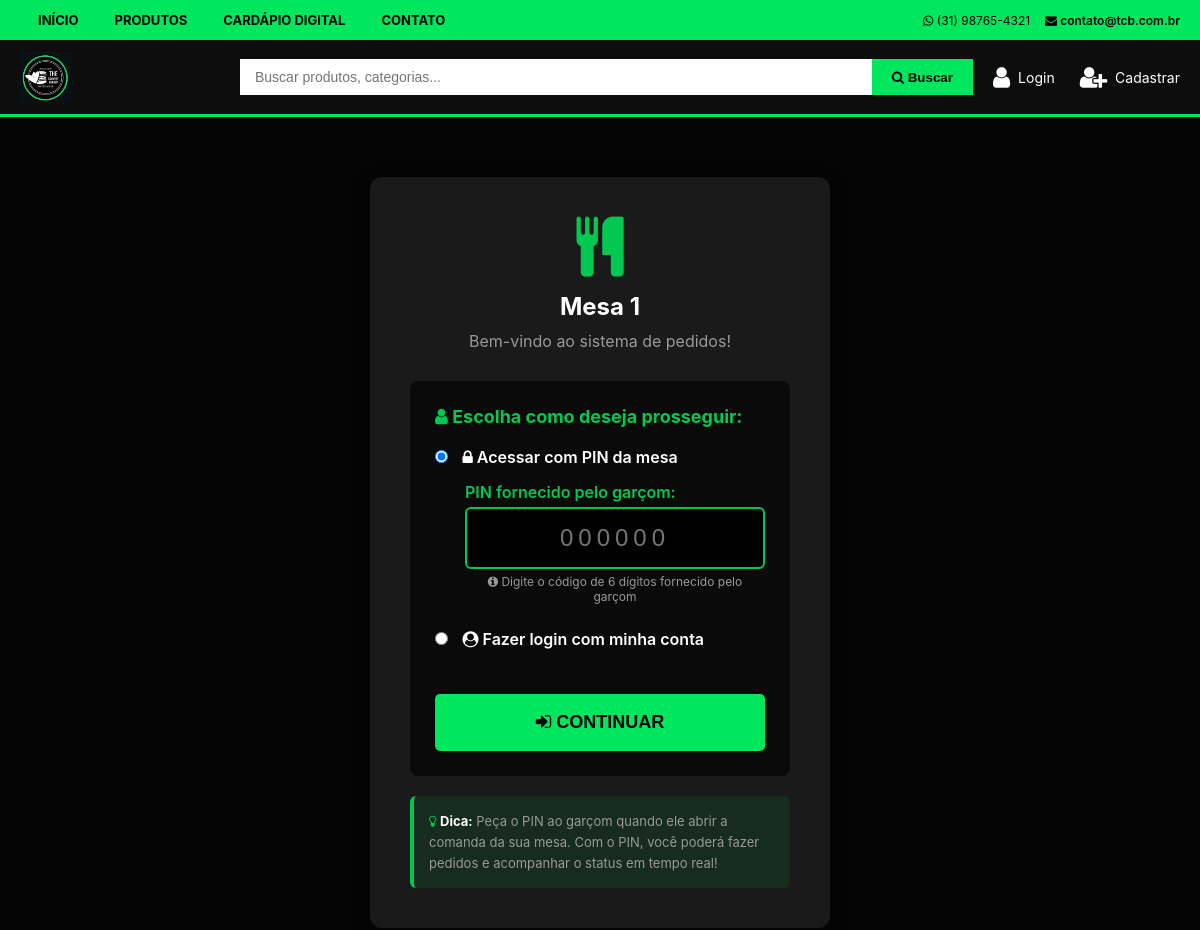
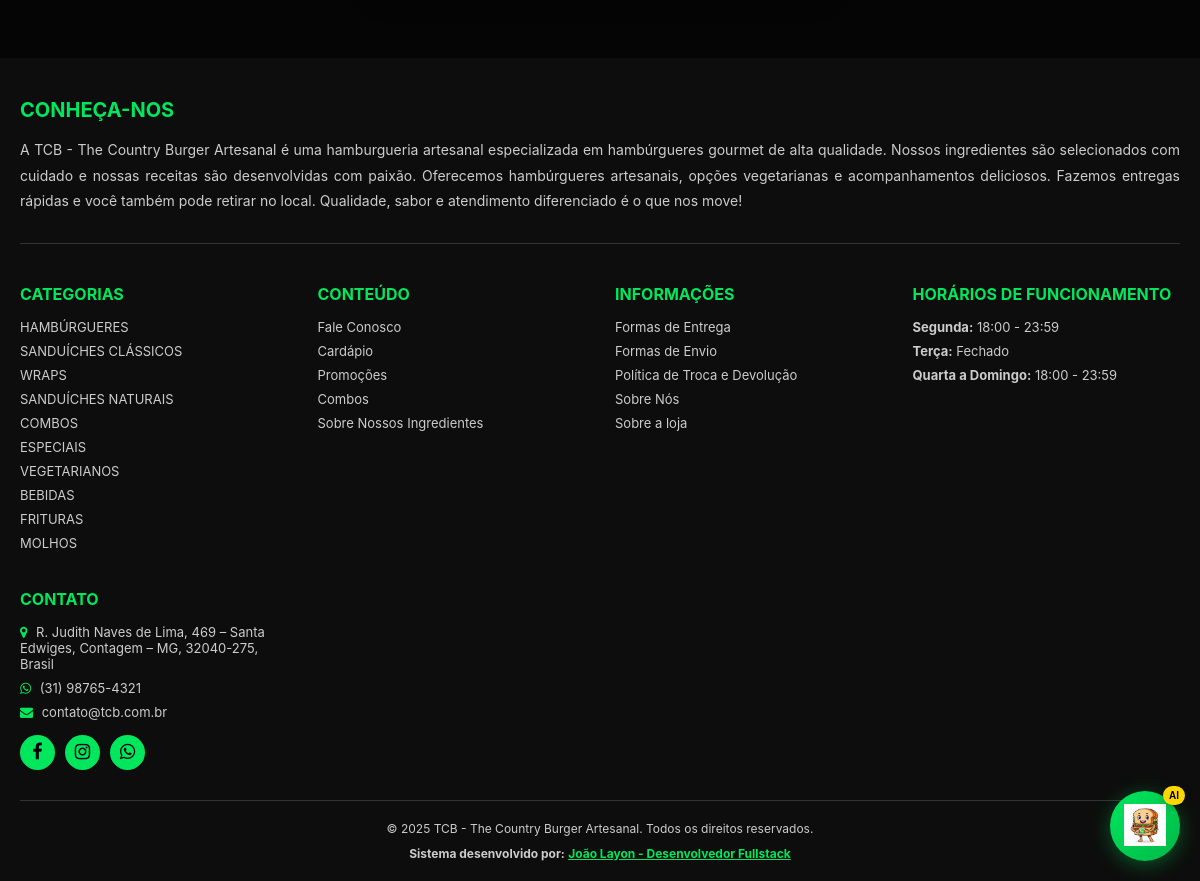
The app's page /mesa/1 with its own data (2 pictures, top to bottom).
### app/models.py (models this page shows, shortened)
class Table(db.Model):
    id = db.Column(db.Integer, primary_key=True)
    table_number = db.Column(db.String(20), unique=True, nullable=False)
    capacity = db.Column(db.Integer, default=4)
    status = db.Column(db.String(20), default='available')
    current_order_id = db.Column(db.Integer, db.ForeignKey('order.id'), nullable=True)
    opened_at = db.Column(db.DateTime, nullable=True)
    waiter_id = db.Column(db.Integer, db.ForeignKey('user.id'), nullable=True)
    qr_code_url = db.Column(db.String(500), nullable=True)
    access_pin = db.Column(db.String(4), nullable=True)
    created_at = db.Column(db.DateTime, default=utcnow_brasilia)
    waiter = db.relationship('User', foreign_keys=[waiter_id])
    current_order = db.relationship('Order', foreign_keys=[current_order_id], post_update=True)

class Category(db.Model):
    id = db.Column(db.Integer, primary_key=True)
    name = db.Column(db.String(100), nullable=False, unique=True)
    description = db.Column(db.Text)
    image_url = db.Column(db.String(500))
    created_at = db.Column(db.DateTime, default=utcnow_brasilia)
    products = db.relationship('Product', backref='category', lazy=True)

### app/routes/table_menu.py (the view)
@table_menu_bp.route('/mesa/<table_number>')
def table_access(table_number):
    table = Table.query.filter_by(table_number=table_number).first()
    if not table:
        flash('Mesa não encontrada.', 'danger')
        return redirect(url_for('main.index'))
    return render_template('table_menu/table_access.html', table=table)

### app/models.py (called while the page is built)
    @staticmethod
    def get_setting(key, default=None):
        setting = StoreSettings.query.filter_by(setting_key=key).first()
        return setting.setting_value if setting else default

### app/templates/table_menu/table_access.html (shortened to what this page needs)
{% extends "base.html" %}
{% block content %}
<div class="content_section" style="max-width: 500px; margin: 40px auto; padding: 20px;">
    <div style="background: #1a1a1a; padding: 40px; border-radius: 12px; box-shadow: 0 4px 20px rgba(0,0,0,0.3);">
        <div style="text-align: center; margin-bottom: 30px;">
            <i class="fa fa-cutlery" style="font-size: 60px; color: #00C851; margin-bottom: 15px;"></i>
            <h2 style="color: #fff; margin: 0;">Mesa {{ table.table_number }}</h2>
            <p style="color: #999; margin-top: 10px;">Bem-vindo ao sistema de pedidos!</p>
        </div>
        <div style="background: #0a0a0a; padding: 25px; border-radius: 8px; margin-bottom: 20px;">
            <h3 style="color: #00C851; margin-top: 0; margin-bottom: 20px; font-size: 18px;">
                <i class="fa fa-user"></i> Escolha como deseja prosseguir:
            </h3>
            <form method="POST" action="{{ url_for('table_menu.table_auth') }}" id="authForm">
                <div style="margin-bottom: 25px;">
                    <label style="display: block; margin-bottom: 15px;">
                        <input type="radio" name="auth_method" value="pin" checked style="margin-right: 10px;">
                        <span style="color: #fff; font-weight: 600;">
                            <i class="fa fa-lock"></i> Acessar com PIN da mesa
                        </span>
                    </label>
                    <div id="pinFields" style="margin-left: 30px; margin-top: 15px;">
                        <div style="margin-bottom: 15px;">
                            <label for="pin" style="display: block; margin-bottom: 5px; color: #00C851; font-weight: 600;">
                                PIN fornecido pelo garçom:
                            </label>
                            <input
                                type="text"
                                id="pin"
                                name="pin"
                                maxlength="6"
                                pattern="[0-9]{6}"
                                placeholder="000000"
                                style="width: 100%; padding: 15px; font-size: 24px; text-align: center; border: 2px solid #00C851; border-radius: 6px; background: #000; color: #fff; letter-spacing: 5px;"
                                required>
                            <p style="color: #999; font-size: 12px; margin-top: 5px; text-align: center;">
                                <i class="fa fa-info-circle"></i> Digite o código de 6 dígitos fornecido pelo garçom
                            </p>
                        </div>
                    </div>
                </div>
                <div style="margin-bottom: 25px;">
                    <label style="display: block; margin-bottom: 15px;">
                        <input type="radio" name="auth_method" value="login" style="margin-right: 10px;">
                        <span style="color: #fff; font-weight: 600;">
                            <i class="fa fa-user-circle"></i> Fazer login com minha conta
                        </span>
                    </label>
                </div>
                <button type="submit" class="btn_buy" style="width: 100%; padding: 18px; font-size: 18px; margin-top: 20px;">
                    <i class="fa fa-sign-in"></i> CONTINUAR
                </button>
            </form>
        </div>
        <div style="background: rgba(0, 200, 81, 0.1); padding: 15px; border-radius: 6px; border-left: 4px solid #00C851;">
            <p style="color: #999; margin: 0; font-size: 13px; line-height: 1.6;">
                <i class="fa fa-lightbulb-o" style="color: #00C851;"></i>
                <strong style="color: #fff;">Dica:</strong>
                Peça o PIN ao garçom quando ele abrir a comanda da sua mesa.
                Com o PIN, você poderá fazer pedidos e acompanhar o status em tempo real!
            </p>
        </div>
    </div>
</div>
{% endblock %}

### app/templates/base.html (shortened to what this page needs)
<!DOCTYPE html>
<html lang="pt-BR">
<head>
    <link rel="stylesheet" href="https://cdnjs.cloudflare.com/ajax/libs/font-awesome/4.7.0/css/font-awesome.min.css">
    <link rel="stylesheet" href="{{ url_for('static', filename='css/style.css') }}">
</head>
<body>
    <nav class="top_nav">
        <div class="top_nav_container">
            <ul class="top_nav_left">
                <li><a href="{{ url_for('main.index') }}">Início</a></li>
                <li><a href="{{ url_for('main.index') }}#produtos">Produtos</a></li>
                <li><a href="{{ url_for('digital_menu.index') }}">Cardápio Digital</a></li>
                <li><a href="#contato">Contato</a></li>
            </ul>
            <div class="top_nav_right">
                <span><i class="fa fa-whatsapp"></i> {{ store_settings.store_phone }}</span>
                <a href="mailto:{{ store_settings.store_email }}"><i class="fa fa-envelope"></i> {{ store_settings.store_email }}</a>
            </div>
        </div>
    </nav>
    <header class="header_main">
        <div class="header_main_container">
            <a href="{{ url_for('main.index') }}" class="logo">
                {% if store_settings.store_logo %}
                    <img src="{{ store_settings.store_logo }}" alt="{{ store_settings.store_name }}" style="height: 50px;">
                {% else %}
                    <h1 style="color: var(--color-red); font-size: 24px; font-weight: 700; margin: 0;">{{ store_settings.store_name }}</h1>
                {% endif %}
            </a>
            <form class="search-form" action="{{ url_for('main.search') }}" method="GET">
                <input type="text" name="q" class="search-input" placeholder="Buscar produtos, categorias..." value="{{ request.args.get('q', '') }}">
                <button type="submit" class="search-btn">
                    <i class="fa fa-search"></i> Buscar
                </button>
            </form>
            <div class="header_actions">
                {% if current_user.is_authenticated %}
                    {% if current_user.is_admin %}
                        <a href="{{ url_for('admin.dashboard') }}" class="header_action" style="color: #FFD700;">
                            <i class="fa fa-user-secret"></i>
                            <span>Admin</span>
                        </a>
                    {% endif %}
                    <a href="{{ url_for('cart.view_cart') }}" class="header_action">
                        <i class="fa fa-shopping-cart"></i>
                        <span>Carrinho</span>
                    </a>
                    <a href="{{ url_for('cart.my_orders') }}" class="header_action">
                        <i class="fa fa-list"></i>
                        <span>Pedidos</span>
                    </a>
                    <a href="{{ url_for('auth.change_password') }}" class="header_action">
                        <i class="fa fa-lock"></i>
                        <span>Senha</span>
                    </a>
                    <a href="{{ url_for('auth.logout') }}" class="header_action">
                        <i class="fa fa-sign-out"></i>
                        <span>Sair</span>
                    </a>
                {% else %}
                    <a href="{{ url_for('auth.login') }}" class="header_action">
                        <i class="fa fa-user"></i>
                        <span>Login</span>
                    </a>
                    <a href="{{ url_for('auth.register') }}" class="header_action">
                        <i class="fa fa-user-plus"></i>
                        <span>Cadastrar</span>
                    </a>
                {% endif %}
            </div>
        </div>
    </header>
    {% block content %}{% endblock %}
    <div id="aiChatWidget" class="ai-chat-widget">
        <button id="aiChatToggle" class="ai-chat-toggle" title="Assistente Virtual">
            <img src="{{ url_for('static', filename='images/sandwich_whatsapp_mascot.png') }}" alt="Assistente Virtual" class="ai-chat-icon">
            <span class="ai-chat-badge">AI</span>
        </button>
    </div>
    <footer class="footer">
        <div class="footer_container">
            <div class="footer_about">
                <h3>CONHEÇA-NOS</h3>
                <p>A {{ store_settings.store_name }} é uma hamburgueria artesanal especializada em hambúrgueres gourmet de alta qualidade. Nossos ingredientes são selecionados com cuidado e nossas receitas são desenvolvidas com paixão. Oferecemos hambúrgueres artesanais, opções vegetarianas e acompanhamentos deliciosos. Fazemos entregas rápidas e você também pode retirar no local. Qualidade, sabor e atendimento diferenciado é o que nos move!</p>
            </div>
            <div class="footer_grid">
                <div class="footer_column">
                    <h3>Categorias</h3>
                    <ul>
                        {% for category in categories %}
                        <li><a href="{{ url_for('main.category_products', category_id=category.id) }}">{{ category.name|upper }}</a></li>
                        {% endfor %}
                    </ul>
                </div>
                <div class="footer_column">
                    <h3>Conteúdo</h3>
                    <ul>
                        <li><a href="#contato">Fale Conosco</a></li>
                        <li><a href="{{ url_for('main.index') }}">Cardápio</a></li>
                        <li><a href="{{ url_for('main.index') }}#produtos">Promoções</a></li>
                        <li><a href="#">Combos</a></li>
                        <li><a href="#">Sobre Nossos Ingredientes</a></li>
                    </ul>
                </div>
                <div class="footer_column">
                    <h3>Informações</h3>
                    <ul>
                        <li><a href="#">Formas de Entrega</a></li>
                        <li><a href="#">Formas de Envio</a></li>
                        <li><a href="#">Política de Troca e Devolução</a></li>
                        <li><a href="#">Sobre Nós</a></li>
                        <li><a href="#">Sobre a loja</a></li>
                    </ul>
                </div>
                <div class="footer_column">
                    <h3>Horários de Funcionamento</h3>
                    <ul>
                        <li><strong>Segunda:</strong> {{ store_settings.opening_hours_monday }}</li>
                        <li><strong>Terça:</strong> {{ store_settings.opening_hours_tuesday }}</li>
                        <li><strong>Quarta a Domingo:</strong> {{ store_settings.opening_hours_wednesday }}</li>
                    </ul>
                </div>
                <div class="footer_column">
                    <h3>Contato</h3>
                    <ul>
                        <li><i class="fa fa-map-marker"></i> {{ store_settings.store_address }}</li>
                        <li><i class="fa fa-whatsapp"></i> {{ store_settings.store_phone }}</li>
                        <li><i class="fa fa-envelope"></i> {{ store_settings.store_email }}</li>
                    </ul>
                    <div class="footer_social">
                        <a href="#" title="Facebook"><i class="fa fa-facebook"></i></a>
                        <a href="#" title="Instagram"><i class="fa fa-instagram"></i></a>
                        <a href="https://wa.me/{{ store_settings.store_whatsapp }}" target="_blank" title="WhatsApp"><i class="fa fa-whatsapp"></i></a>
                    </div>
                </div>
            </div>
            <div class="footer_bottom">
                <p>&copy; 2025 {{ store_settings.store_name }}. Todos os direitos reservados.</p>
                <p style="margin-top: 10px;">
                    <strong>Sistema desenvolvido por:</strong>
                    <a href="https://dujao22.github.io/Apresentacao_Solucoes_Digitais-/" target="_blank" style="color: var(--color-red); font-weight: bold;">
                        João Layon - Desenvolvedor Fullstack
                    </a>
                </p>
            </div>
        </div>
    </footer>
</body>
</html>

### records on screen
Table: table_number "1"
Category: name "HAMBÚRGUERES"
Category: name "SANDUÍCHES CLÁSSICOS"
Category: name "WRAPS"
Category: name "SANDUÍCHES NATURAIS"
Category: name "COMBOS"
Category: name "ESPECIAIS"
Category: name "VEGETARIANOS"
Category: name "BEBIDAS"
Category: name "FRITURAS"
Category: name "MOLHOS"

### other values on screen
{{ store_settings.store_phone }} "(31) 98765-4321"
{{ store_settings.store_email }} "contato@tcb.com.br"
{{ store_settings.store_name }} "TCB - The Country Burger Artesanal"
{{ store_settings.opening_hours_monday }} "18:00 - 23:59"
{{ store_settings.opening_hours_tuesday }} "Fechado"
{{ store_settings.opening_hours_wednesday }} "18:00 - 23:59"
{{ store_settings.store_address }} "R. Judith Naves de Lima, 469 – Santa Edwiges, Contagem – MG, 32040-275, Brasil"
